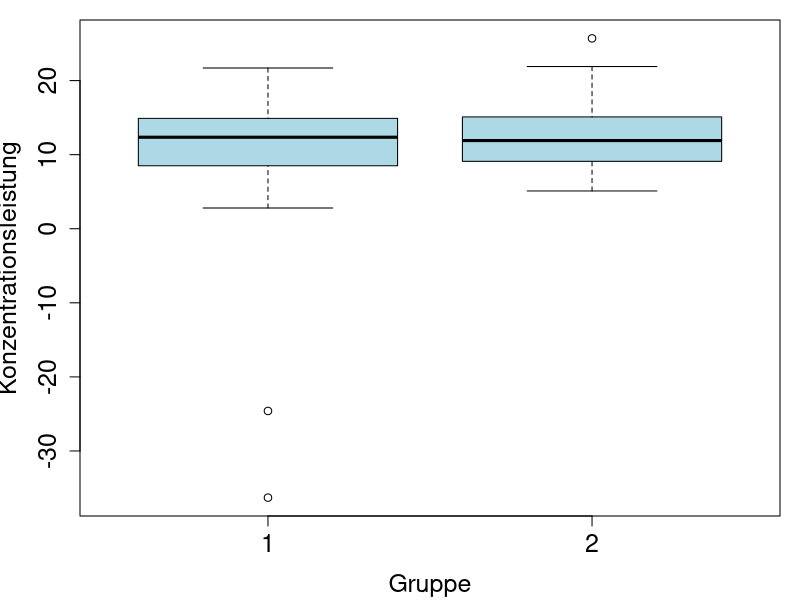
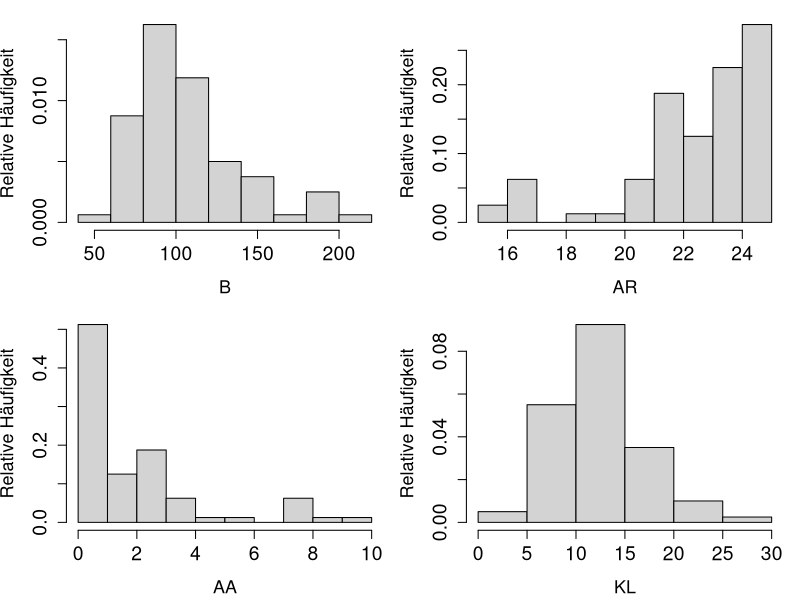
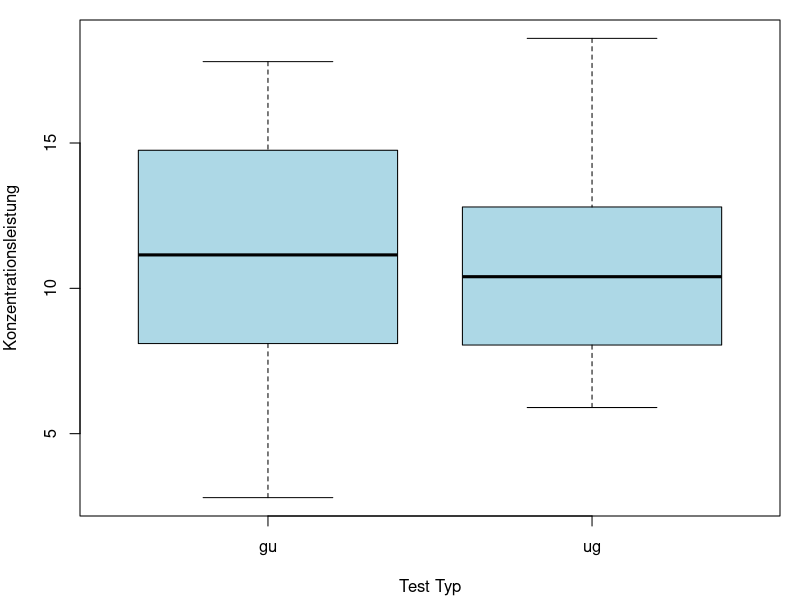
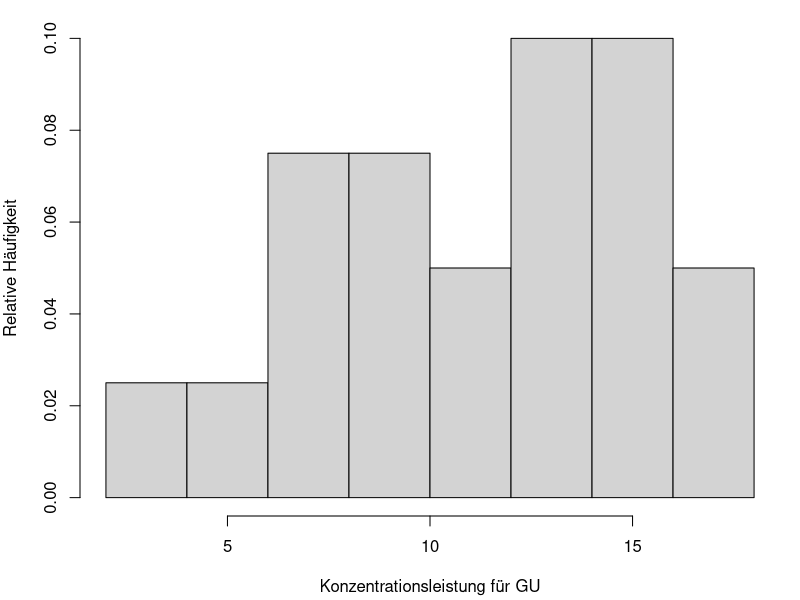
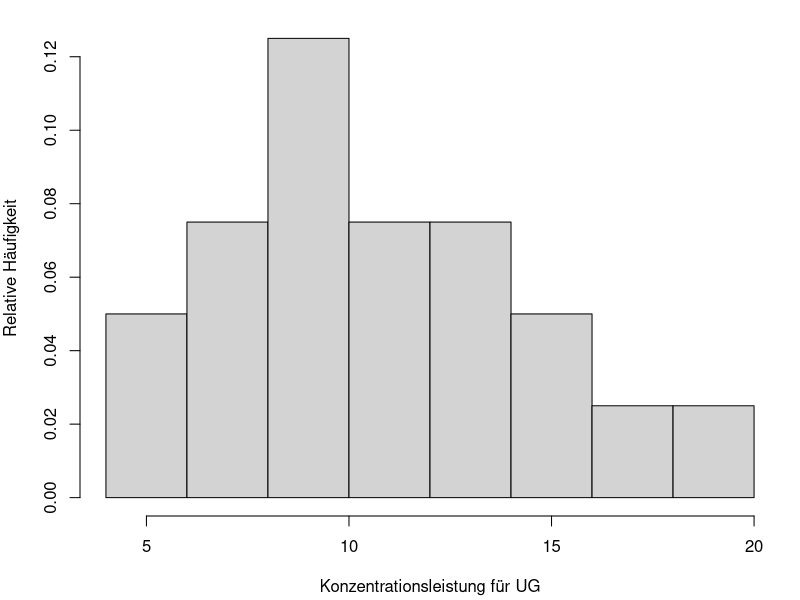
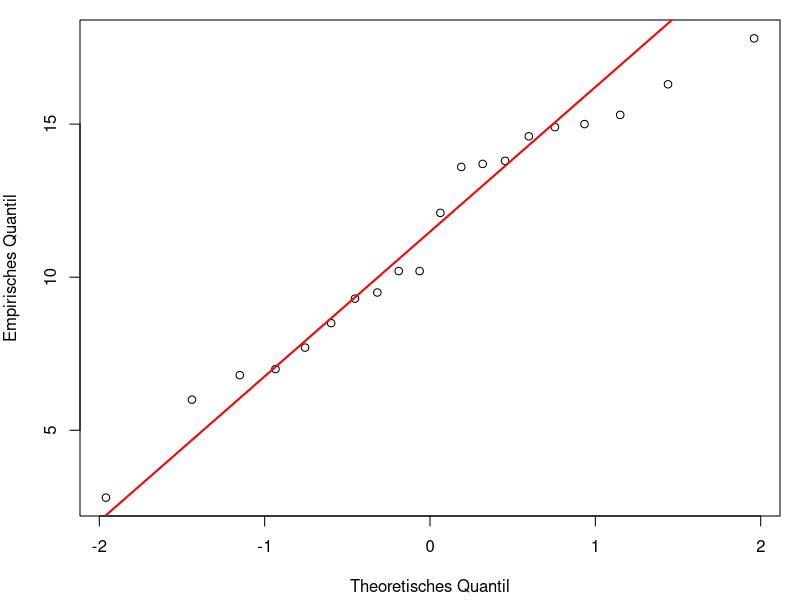
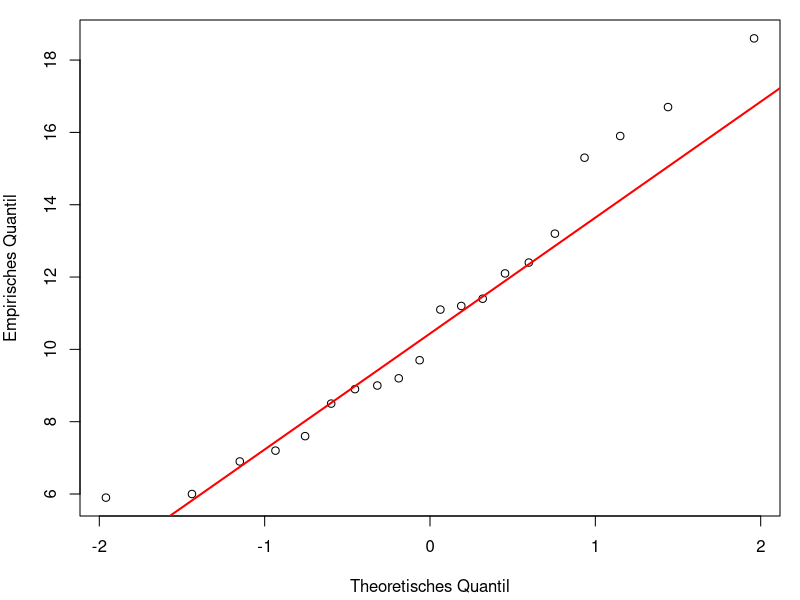
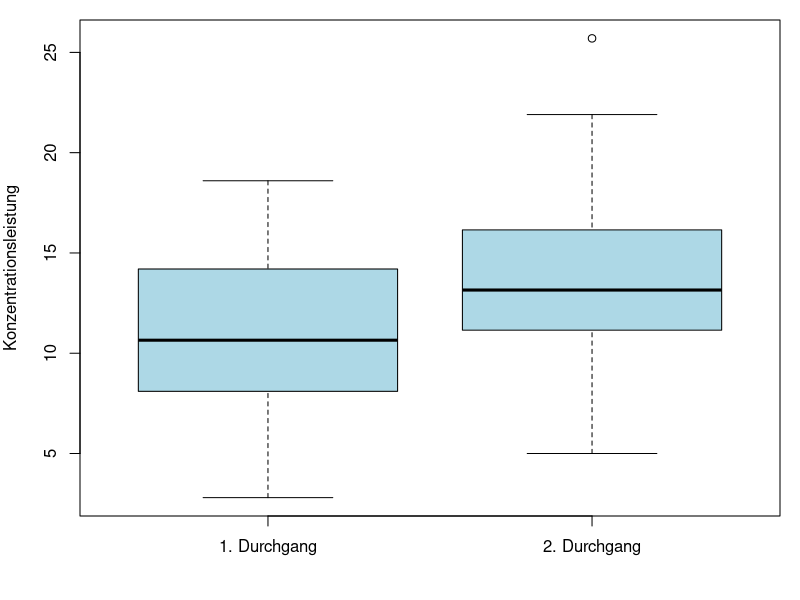

These figures' R source, in order:
library(car)

df <- read.table("Konzentrationsdaten.txt", header=TRUE)
head(df)
dim(df)

# Überprüfung auf NA-Werte
sum(is.na(df)) # 0

# Betrachtung der Verteilung der KL nach Gruppe
par(mar = c(4.2, 4, 1, 1))
boxplot(df$KL ~ df$gruppe, col = "lightblue",
        xlab = "Gruppe", ylab = "Konzentrationsleistung", 
        cex.axis = 1.5, cex.lab = 1.5)
# Häufigkeitsverteilung der AF
table(df$AF)

# Entfernen der Zeile mit Extremwerten:
df <- df[df$id != "14",]

attach(df)
# Betrachtung der Verteilung der Daten nach Entfernung der Extremwerten
# Histogramme von der Bearbeitungszeit, Anzahl richtiger Zeichen, 
# Anzahl ausgelassener (richtiger) Zeichen, Konzentrationsleistung
par(mar = c(4.2, 4, 1, 1), mfrow = c(2, 2)) 
hist(B, main = "", ylab = "Relative Häufigkeit", probability = TRUE, 
     cex.axis = 1.4, cex.lab = 1.3) 
hist(AR, main = "", ylab = "Relative Häufigkeit", probability = TRUE,
     cex.axis = 1.4, cex.lab = 1.3) 
hist(AA, main = "", ylab = "Relative Häufigkeit", probability = TRUE,
     cex.axis = 1.4, cex.lab = 1.3) 
hist(KL, main = "", ylab = "Relative Häufigkeit", probability = TRUE, 
     cex.axis = 1.4, cex.lab = 1.3)

par(mfrow = c(1, 1)) 

# Umwandlung der Variablen in Faktoren:
gruppe <- as.factor(gruppe) 
id <- as.factor(id)
durchgang <- as.factor(durchgang)
test_typ <- as.factor(test_typ)

detach(df)

# AUFGABE 1
# Zwei unverbundene Stichproben

df_durchgang1 <- subset(df, durchgang == 1)
durchgang1_gu_kl <- df_durchgang1[df_durchgang1$test_typ == "gu", ]$KL
durchgang1_ug_kl <- df_durchgang1[df_durchgang1$test_typ == "ug", ]$KL

# Vergleich der Konzentrationsleistung zwischen GU- und UG-Test im ersten Durchgang
boxplot(df_durchgang1$KL ~ df_durchgang1$test_typ, col = "lightblue",
        xlab = "Test Typ", ylab = "Konzentrationsleistung")

# Verteilung der Konzentrationsleistung für GU im ersten Durchgang
hist(durchgang1_gu_kl, xlab = "Konzentrationsleistung für GU",
     ylab = "Relative Häufigkeit", probability = TRUE, main = "")

# Verteilung der Konzentrationsleistung für UG im ersten Durchgang
hist(durchgang1_ug_kl, xlab = "Konzentrationsleistung für UG",
     ylab = "Relative Häufigkeit", probability = TRUE, main = "")

# Rechne Kolmogorov-Smirnov-Test auf Normalverteilung
# GU Test:
mu <- mean(durchgang1_gu_kl) # 11.255
sigma2 <- var(durchgang1_gu_kl) # 16.22261
ks.test(durchgang1_gu_kl, y="pnorm", mean=mu, sd=sqrt(sigma2))
# p-value = 0.6115

# UG Test:
mu <- mean(durchgang1_ug_kl) # 10.84
sigma2 <- var(durchgang1_ug_kl) # 13.36147
ks.test(durchgang1_ug_kl, y="pnorm", mean=mu, sd=sqrt(sigma2))
# p-value = 0.8863

# Wir verwerfen die H0 bei beiden Testen nicht, dass die Daten aus einer 
# N(mu, sqrt(sigma2))-Verteilung stammen -> nichts spricht dagegen, 
# dass die Daten normalverteilt sind

# Zusätzlich erstellen wir das QQ-Plot, um visuell die NV-Annahme zu überprüfen:
# QQ-Plot zur Überprüfung der Normalverteilung der Konzentrationsleistung (KL) (GU-Test)
qqnorm(durchgang1_gu_kl, main = "",  xlab = "Theoretisches Quantil", ylab = "Empirisches Quantil")
qqline(durchgang1_gu_kl, col = "red", lwd = 2)

# QQ-Plot zur Überprüfung der Normalverteilung der Konzentrationsleistung (KL) (UG-Test)
qqnorm(durchgang1_ug_kl, main = "", xlab = "Theoretisches Quantil", ylab = "Empirisches Quantil")
qqline(durchgang1_ug_kl, col = "red", lwd = 2)
# Die Q-Q Plots zeigen, dass die Daten für beide Testgruppen (GU und UG) 
# annähernd normalverteilt sind. Die Anzahl an Beobachtungen ist aber niedrig. 

# Zusätzlich: Shapiro-Wilk-Normalitätstest verwirft die H0 auch nicht:
shapiro.test(durchgang1_gu_kl) # p-value = 0.5617
shapiro.test(durchgang1_ug_kl) # p-value = 0.3286

var.test(durchgang1_gu_kl, durchgang1_ug_kl)
# p-value = 0.6767 => die Varianzen sind nicht signifikant unterschiedlich

# Verwenden wir den t-Test zur Überprüfung der Unterschiede 
# in Konzentrationsscores zwischen GU und UG Test:
t.test(durchgang1_gu_kl, durchgang1_ug_kl, var.equal = TRUE)
# oder alternativ: t.test(KL ~ gruppe, data = df_durchgang1)
# p-value = 0.7348 => die Unterschiede sind nicht signifikant!


# AUFGABE 2
# Zwei verbundene Stichproben

# a) Verbesserung des Konzentrationsscores durch Wiederholungseffekt
durchgang1_kl <- df[df$durchgang == "1", ]$KL
durchgang2_kl <- df[df$durchgang == "2", ]$KL

# Verbesserung des Konzentrationsscores durch Wiederholungseffekt
boxplot(durchgang1_kl,
        durchgang2_kl,
        names = c("1. Durchgang", "2. Durchgang"),
        ylab = "Konzentrationsleistung",
        xlab = "", horizontal = FALSE, col = "lightblue")

par(mfrow = c(1, 2)) 

# Verteilung des Konzentrationsscores im 1. Durchgang
hist(durchgang1_kl, xlab = "KL für 1. Durchgang", 
     ylab = "Relative Häufigkeit", probability = TRUE, main = "")
lines(density(durchgang1_kl), col = "blue", lwd = 2)
abline(v = median(durchgang1_kl), col = "red", lwd = 2, lty = 2)
legend("topright", legend = c("Dichte", "Median"), 
       col = c("blue", "red"), lwd = 2, lty = c(1, 2), bty = "n")

# Verteilung des Konzentrationsscores im 2. Durchgang
hist(durchgang2_kl, xlab = "KL für 2. Durchgang", 
     ylab = "Relative Häufigkeit", probability = TRUE, main = "", breaks = 9)
lines(density(durchgang2_kl), col = "blue", lwd = 2)
abline(v = median(durchgang2_kl), col = "red", lwd = 2, lty = 2)
legend("topright", legend = c("Dichte", "Median"), 
       col = c("blue", "red"), lwd = 2, lty = c(1, 2), bty = "n")
par(mfrow = c(1, 1)) 

differences <- durchgang2_kl - durchgang1_kl

mu <- mean(differences) # 2.7125
sigma2 <- var(differences) # 10.26369

ks.test(differences, y="pnorm", mean=mu, sd=sqrt(sigma2)) 
# p-value = 0.676 => wir können die H0 beibehalten

# Zusätlich:
shapiro.test(differences) # p-value = 0.1214 => H0 wird beibehalten

# QQ-Plot der Differenzen im Konzentrationsscore
qqnorm(differences, main="", xlab = "Theoretisches Quantil", ylab = "Empirisches Quantil")
qqline(differences, col = "red", lwd = 2)
# Differenzen sind normalverteilt => wir können t-test verwenden

# t.test(zweiter_durchgang_kl, erster_durchgang_kl, paired = TRUE, alternative = "greater")
t.test(differences, alternative = "greater")
# p-value = 2.033e-06, wir lehnen H0 ab => entscheiden für H1 (2. Durchgang > 1. Durchgang)
# => die Konzentrationsscore verbessert sich durch einen Wiederholungseffekt

# b) Verbesserung der Bearbeitungszeit durch Wiederholungseffekt
durchgang1_zeit <- df[df$durchgang == "1", ]$B
durchgang2_zeit <- df[df$durchgang == "2", ]$B

# Verbesserung des Bearbeitungszeit durch Wiederholungseffekt
boxplot(durchgang1_zeit,
        durchgang2_zeit,
        names = c("1. Durchgang", "2. Durchgang"),
        ylab = "Bearbeitungzeit",
        xlab = "", horizontal = FALSE, col = "lightblue")

par(mfrow = c(1, 2)) 
# Verteilung des Bearbeitungszeit im 1. Durchgang
hist(durchgang1_zeit, xlab = "Bearbeitungszeit für 1. Durchgang", 
     ylab = "Relative Häufigkeit", probability = TRUE, 
     main = "")
lines(density(durchgang1_zeit), col = "blue", lwd = 2)
abline(v = median(durchgang1_zeit), col = "red", lwd = 2, lty = 2)
legend("topright", legend = c("Dichte", "Median"), 
       col = c("blue", "red"), lwd = 2, lty = c(1, 2), bty = "n")

# Verteilung des Bearbeitungszeit im 2. Durchgang
hist(durchgang2_zeit, xlab = "Bearbeitungszeit für 2. Durchgang", 
     ylab = "Relative Häufigkeit", probability = TRUE, 
     main = "")
lines(density(durchgang2_zeit), col = "blue", lwd = 2)
abline(v = median(durchgang2_zeit), col = "red", lwd = 2, lty = 2)
legend("topright", legend = c("Dichte", "Median"), 
       col = c("blue", "red"), lwd = 2, lty = c(1, 2), bty = "n")
par(mfrow = c(1, 1)) 

differences <- durchgang2_zeit - durchgang1_zeit

mu <- mean(differences) # -16.8175
sigma2 <- var(differences) # 635.8917

ks.test(differences, y="pnorm", mean=mu, sd=sqrt(sigma2))
# p-value = 0.4376 => wir lehnen H0 nicht ab

# Zusätlich:
shapiro.test(differences) # p-value = 0.1187=> H0 wird beibehalten

# QQ-Plot der Differenzen im Bearbeitungszeit
qqnorm(differences, main="", xlab = "Theoretisches Quantil", ylab = "Empirisches Quantil")
qqline(differences, col = "red", lwd = 2)
# Differenzen sind normalverteilt => wir können t-test verwenden

# t.test(durchgang2_zeit, durchgang1_zeit, paired = TRUE, alternative = "less")
t.test(differences, alternative = "less")
# p-value = 7.098e-05 => wie lehnen H0 ab => die Bearbeitungszeit hat sich verbessert 


# AUFGABE 3
# Ist eine potentielle Verbesserung des Konzentrationsscores durch Wiederholung 
# größer, wenn exakt der gleiche Test wiederholt wird (Gruppe 1) im Vergleich 
# dazu, dass von UG auf GU gewechselt wird (Gruppe 2)?

# Gruppe 1:
gruppe1_durchgang1_kl <- df[df$gruppe == "1" & df$durchgang == "1", ]$KL
gruppe1_durchgang2_kl <- df[df$gruppe == "1" & df$durchgang == "2", ]$KL

differences1 <- gruppe1_durchgang2_kl - gruppe1_durchgang1_kl

mu <- mean(differences1) # 2.31
sigma2 <- var(differences1) # 9.942

ks.test(differences1, y="pnorm", mean=mu, sd=sqrt(sigma2))
# p-value = 0.9548 => wir lehnen H0 nicht ab

# Zusätlich:
shapiro.test(differences1) # p-value = 0.2586 => H0 wird beibehalten

# QQ-Plot der Differenzen in Konzentrationsscores für die 1. Gruppe
qqnorm(differences1, main="", xlab = "Theoretisches Quantil", ylab = "Empirisches Quantil")
qqline(differences1, col = "red", lwd = 2)
# Differenzen sind normalverteilt => wir können t-test verwenden

t.test(gruppe1_durchgang2_kl, gruppe1_durchgang1_kl, paired = TRUE, alternative = "greater")
t.test(differences1, alternative = "greater")
# p-value = 0.001986 => die Differenzen sind signifikant, KL verbessert sich

# Gruppe 2:
gruppe2_durchgang1_kl <- df[df$gruppe == "2" & df$durchgang == "1", ]$KL
gruppe2_durchgang2_kl <- df[df$gruppe == "2" & df$durchgang == "2", ]$KL

differences2 <- gruppe2_durchgang2_kl - gruppe2_durchgang1_kl

mu <- mean(differences2) # 3.115
sigma2 <- var(differences2) # 10.7845

ks.test(differences2, y="pnorm", mean=mu, sd=sqrt(sigma2))
# p-value = 0.9467 => wir lehnen H0 nicht ab

# Zusätlich:
shapiro.test(differences2) # p-value = 0.6598 => H0 wird beibehalten

# QQ-Plot der Differenzen in Konzentrationsscores für die 2. Gruppe
qqnorm(differences2, main="", xlab = "Theoretisches Quantil", ylab = "Empirisches Quantil")
qqline(differences2, col = "red", lwd = 2)
# Differenzen sind normalverteilt => wir können t-test verwenden

t.test(gruppe2_durchgang2_kl, gruppe2_durchgang1_kl, paired = TRUE, alternative = "greater")
t.test(differences2, alternative = "greater")
# p-value = 0.0002205 => die Differenzen sind signifikant, KL verbessert sich

var.test(differences1, differences2) 
# p-value = 0.8611 => die Varianzen sind nicht signifikant unterschiedlich

t.test(differences1, differences2, alternative = "greater", var.equal = TRUE)
# p-value = 0.783
